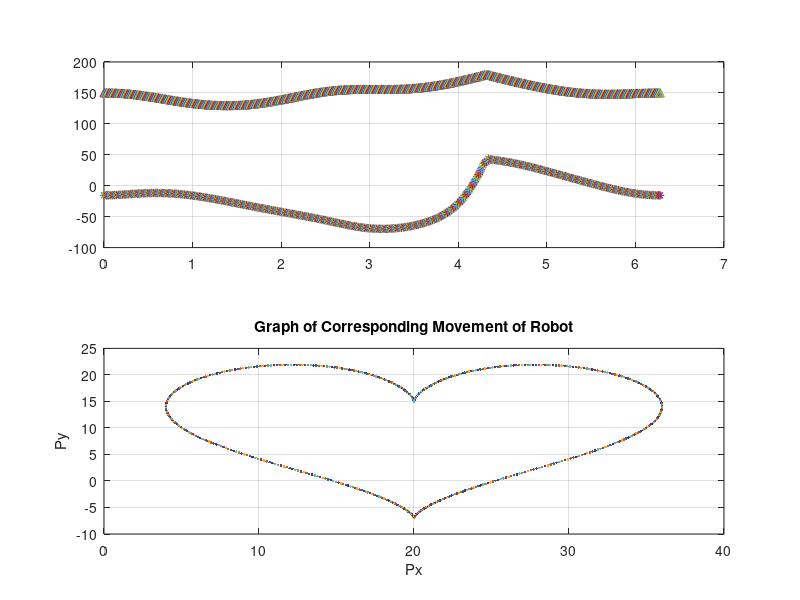

The MATLAB script that drew this image:
l1 = 50; l2 = 40;
for t = 0:0.01:2*pi
    X = 20 + 16*sin(t)^3;
    Y = 10 + 13*cos(t) - 5*cos(2*t) - 2*cos(3*t) - cos(4*t); %with t is a time variable
    
    c2 = (X^2 + Y^2 - l1^2 - l2^2)/(2*l1*l2);
    s2 = sqrt(abs(1 - c2^2));
    
    t2 = atan2(s2,c2); %second angle
    
    c1 = (X*(l1 + l2*c2) + Y*(l2*s2))/((l1+l2*c2)^2+(l2*s2)^2);
    s1 = (-X*(l2*s2) + Y*(l1 + l2*c2))/((l1+l2*c2)^2+(l2*s2)^2);
    
    t1 = atan2(s1,c1); %first angle
    
    Px = l1*cos(t1) + l2*cos(t1 + t2);
    Py = l1*sin(t1) + l2*sin(t1 + t2);
    
    subplot(2,1,1);
    plot(t,t1*180/pi,'*',t,t2*180/pi,'^');
    hold on
    grid on
    
    subplot(2,1,2);
    plot(Px,Py,'.'); xlabel('Px'); ylabel('Py'); title('Graph of Corresponding Movement of Robot')
    hold on
    grid on
    pause(0.02);
end